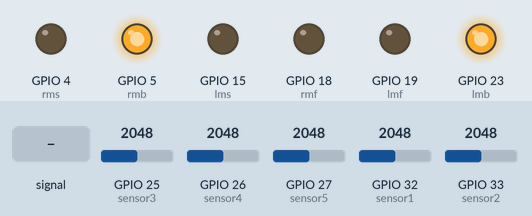
Simulated run of this sketch. Board: ESP32. On the bench: output pins drawn as LEDs (lit = HIGH). Dashed ring = blinking. The test bench sets the inputs (shaded band); at power-on: GPIO 27 (sensor5) = 2048, GPIO 26 (sensor4) = 2048, GPIO 25 (sensor3) = 2048, GPIO 32 (sensor1) = 2048, GPIO 33 (sensor2) = 2048.

Above: at 1.2 s.
1.3 s: GPIO 26 (sensor4) fed a 200 Hz sine of ±1842 counts around its level
At 1.51 s:
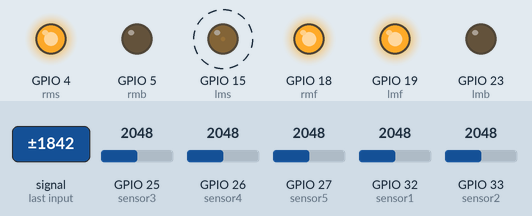
4.3 s: GPIO 27 (sensor5) set to 558
7.3 s: GPIO 27 (sensor5) set to 460
At 8.3 s:
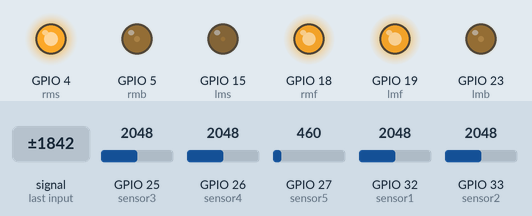
10.3 s: GPIO 26 (sensor4) set to 2866
At 11.1 s:
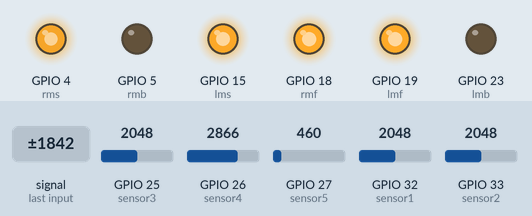
11.8 s: GPIO 27 (sensor5) set to 552
At 12.1 s:
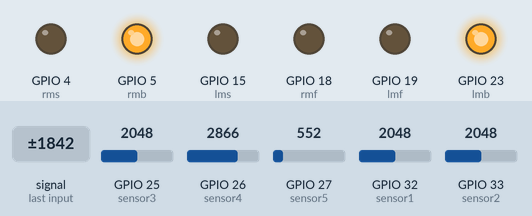
13.3 s: GPIO 25 (sensor3) set to 533
14.8 s: GPIO 25 (sensor3) set to 492
At 15.7 s:
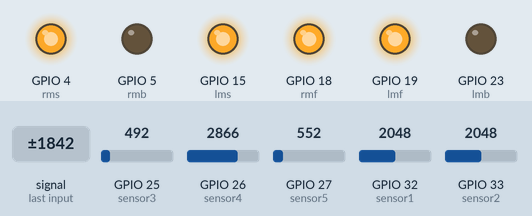
Timing chart, 0 to 17.3 s (numbered marks = the images above; inputs shaded):
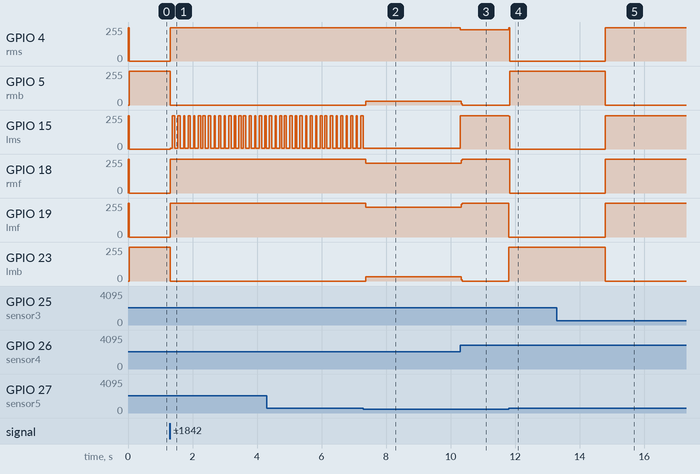

Measured:
- the behaviour switches between 513 and 512 on GPIO 27 (sensor5) (found by bisection; images 1 and 2)
- the behaviour switches between 513 and 512 on GPIO 25 (sensor3) (found by bisection; images 4 and 5)
- after the input at 1.3 s, GPIO 4 (rms): 0/255 → 250/255 at once; GPIO 5 (rmb), GPIO 23 (lmb): 255/255 → 0/255 at once; GPIO 15 (lms): alternates 250/255 for 0.07 s and 5/255 for 0.10 s, starting at once; GPIO 18 (rmf), GPIO 19 (lmf): 0/255 → 255/255 at once
- after the input at 7.3 s, GPIO 5 (rmb): 0/255 → 30/255 after 0.07 s; GPIO 15 (lms): stops changing and stays 5/255; GPIO 18 (rmf): 255/255 → 225/255 after 0.07 s; GPIO 19 (lmf): 255/255 → 224/255 after 0.07 s; GPIO 23 (lmb): 0/255 → 31/255 after 0.07 s
- after the input at 10.3 s, GPIO 4 (rms): 250/255 → 235/255 at once; GPIO 5 (rmb): 30/255 → 0/255 at once; GPIO 15 (lms): 5/255 → 250/255 at once; GPIO 18 (rmf): 225/255 → 255/255 at once; GPIO 19 (lmf): 224/255 → 255/255 at once
- after the input at 11.8 s, GPIO 4 (rms): 235/255 → 0/255 at once; GPIO 5 (rmb), GPIO 23 (lmb): 0/255 → 255/255 at once; GPIO 15 (lms): 250/255 → 0/255 at once; GPIO 18 (rmf), GPIO 19 (lmf): 255/255 → 0/255 at once
- after the input at 13.3 s, every drawn part: stays the same
- after the input at 14.8 s, GPIO 4 (rms), GPIO 15 (lms): 0/255 → 250/255 at once; GPIO 5 (rmb), GPIO 23 (lmb): 255/255 → 0/255 at once; GPIO 18 (rmf), GPIO 19 (lmf): 0/255 → 255/255 at once

The sketch:

LF_test_02.ino
```cpp
// Motor pins
#define rmf 18
#define rmb 5
#define lmf 19
#define lmb 23
#define rms 4   // Right motor speed (PWM)
#define lms 15  // Left motor speed (PWM)

// IR sensor pins
#define sensor1 32
#define sensor2 33
#define sensor3 25
#define sensor4 26
#define sensor5 27

int sensor[5];  // to store the sensor value
int threshold = 512; // threshold = (minimum analog value + Maximum Analog Value) / 2
float c;
int left_motor_speed = 255, right_motor_speed = 255;
int left_motor, right_motor;
int kp = 40, kd = 1000;
int PID_value;
float current_error, previous_error;
int turn_speed = 120;
char t;

void setup() {
  // motor driver pins as output
  pinMode(lmf, OUTPUT);
  pinMode(lmb, OUTPUT);
  pinMode(rmf, OUTPUT);
  pinMode(rmb, OUTPUT);

  // sensor pins as input
  pinMode(sensor1, INPUT);
  pinMode(sensor2, INPUT);
  pinMode(sensor3, INPUT);
  pinMode(sensor4, INPUT);
  pinMode(sensor5, INPUT);

  // EnA and EnB pins as output
  pinMode(rms, OUTPUT);
  pinMode(lms, OUTPUT);

  Serial.begin(9600);
}

void loop() {
  Line_Follow();  // line follow using pid
}

void sensor_reading() {
  float a;
  float b;

  // Read analog values from the sensors
  sensor[0] = analogRead(sensor1);
  sensor[1] = analogRead(sensor2);
  sensor[2] = analogRead(sensor3);
  sensor[3] = analogRead(sensor4);
  sensor[4] = analogRead(sensor5);

  // Check if the sensor value is above the threshold
  for (int i = 0; i < 5; i++) {
    if (sensor[i] > threshold) {
      sensor[i] = 1;
    } else {
      sensor[i] = 0;
    }
  }

  a = (sensor[0] * 1 + sensor[1] * 2 + sensor[2] * 3 + sensor[3] * 4 + sensor[4] * 5);
  b = (sensor[0] + sensor[1] + sensor[2] + sensor[3] + sensor[4]);
  if (b > 0) c = a / b;
}

void Line_Follow() {
  while (1) {
    sensor_reading();

    // Straight Line Follow
    if (sensor[2] == 1 || sensor[3] == 1) {
      current_error = 3 - c; // Adjusted for 5 sensors (center at 3)
      PID_value = current_error * kp + kd * (current_error - previous_error);
      previous_error = current_error;

      right_motor = right_motor_speed - PID_value;
      left_motor = left_motor_speed + PID_value;
      motor(left_motor, right_motor);
    }

    // All sensors on white surface
    if (sensor[0] == 0 && sensor[1] == 0 && sensor[2] == 0 && sensor[3] == 0 && sensor[4] == 0) {
      if (t == 'r') right();
      else if (t == 'l') left();
      else U_turn();
    }

    // Right Turn
    if (sensor[4] == 1 && sensor[0] == 0) t = 'r';
    // Left Turn
    if (sensor[4] == 0 && sensor[0] == 1) t = 'l';

    // All sensors on black surface
    if (sensor[0] == 1 && sensor[1] == 1 && sensor[2] == 1 && sensor[3] == 1 && sensor[4] == 1) {
      delay(30);
      sensor_reading();
      if ((sensor[0] + sensor[1] + sensor[2] + sensor[3] + sensor[4]) == 5) {
        motor(0, 0);  // stop
        while ((sensor[0] + sensor[1] + sensor[2] + sensor[3] + sensor[4]) == 5) sensor_reading();
      } else if ((sensor[0] + sensor[1] + sensor[2] + sensor[3] + sensor[4]) == 0) t = 'r';
    }
  }
}

void right() {
  while (1) {
    motor(turn_speed, -turn_speed);
    while (sensor[2] == 0 && sensor[3] == 0) sensor_reading();
    motor(-turn_speed, turn_speed);
    delay(20);
    break;
  }
}

void left() {
  while (1) {
    motor(-turn_speed, turn_speed);
    while (sensor[2] == 0 && sensor[3] == 0) sensor_reading();
    motor(turn_speed, -turn_speed);
    delay(20);
    break;
  }
}

void U_turn() {
  while (1) {
    delay(120);
    motor(-turn_speed, turn_speed);
    while (sensor[2] == 0 && sensor[3] == 0) sensor_reading();
    motor(turn_speed, -turn_speed);
    delay(20);
    break;
  }
}

// motor run function
void motor(int a, int b) {
  if (a > 0) {
    digitalWrite(lmf, 1);
    digitalWrite(lmb, 0);
  } else {
    a = -(a);
    digitalWrite(lmf, 0);
    digitalWrite(lmb, 1);
  }
  if (b > 0) {
    digitalWrite(rmf, 1);
    digitalWrite(rmb, 0);
  } else {
    b = -(b);
    digitalWrite(rmf, 0);
    digitalWrite(rmb, 1);
  }

  if (a > 250) a = 250;
  if (b > 250) b = 250;

  analogWrite(lms, a);
  analogWrite(rms, b);
}
```
